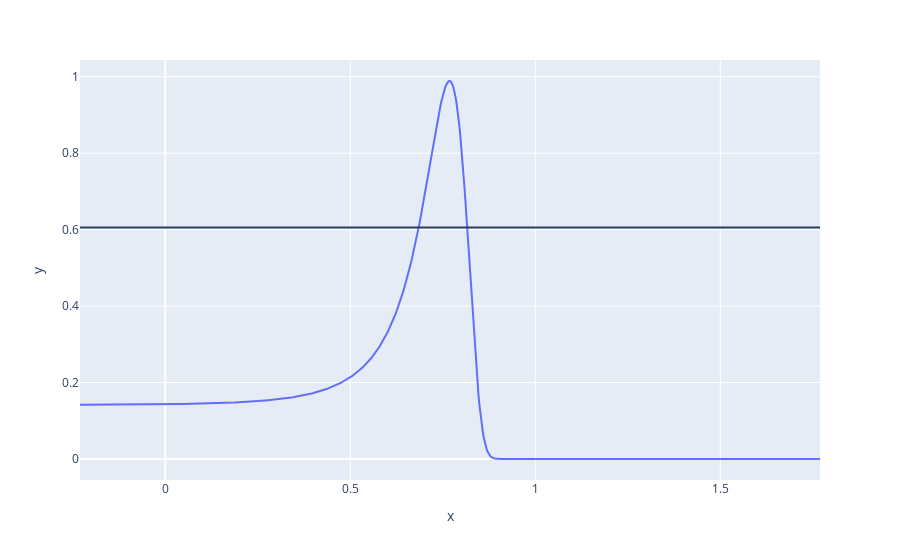

The notebook cell saved with this chart:
### Code cell
fig = px.line(x=h, y=np.exp(-X/(2* max(Chi))))
fig.add_hline(y=0.606)
fig.show()

### Figure 1 — Plotly figure (JSON) as saved in the notebook; plotly's stock layout.template omitted (floating-point values rounded to 4 significant figures; data arrays with more than 128 entries replaced by an {"elided": "..."} marker saying what was removed)
{"data": [{"hovertemplate": "x=%{x}<br>y=%{y}<extra></extra>", "legendgroup": "", "line": {"color": "#636efa", "dash": "solid"}, "marker": {"symbol": "circle"}, "mode": "lines", "name": "", "orientation": "v", "showlegend": false, "type": "scatter", "x": {"elided": "1000 float values"}, "xaxis": "x", "y": {"elided": "1000 float values"}, "yaxis": "y"}], "layout": {"legend": {"tracegroupgap": 0}, "margin": {"t": 60}, "shapes": [{"type": "line", "x0": 0, "x1": 1, "xref": "x domain", "y0": 0.606, "y1": 0.606, "yref": "y"}], "xaxis": {"anchor": "y", "domain": [0, 1], "title": {"text": "x"}}, "yaxis": {"anchor": "x", "domain": [0, 1], "title": {"text": "y"}}}}
